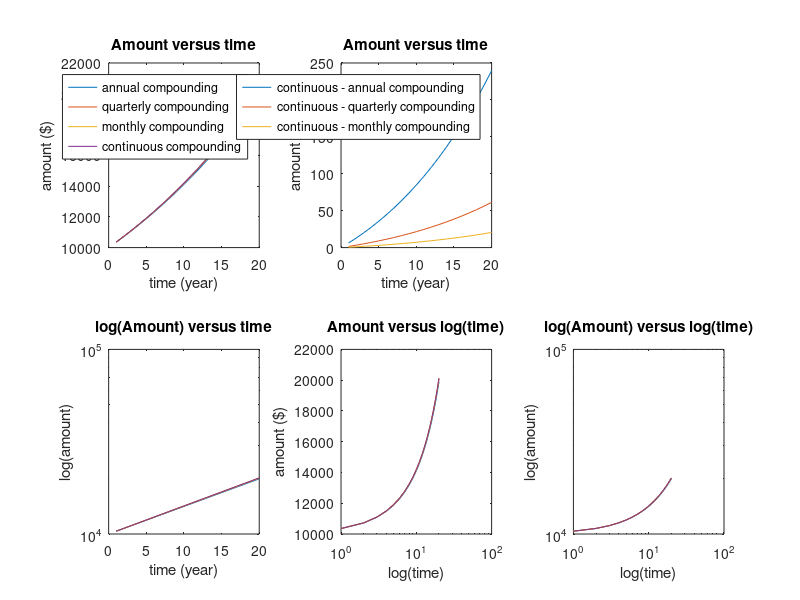

Reproduce this figure in MATLAB.
clear

P = 10000.0
r = 0.035
%n = [1.0,4.0,12.0];
t = [1:20];

%V = @(p) (m.*R.*T ./ p); fplot(p,[20,100])
%.^(n.*t);fplot(t,[1,20])

t = [1:20];

A_cont = P.*exp(r.*t);

n = 1;
A_1 = (P.*(1+(r./n)).^(n.*t));

n = 4;
A_4 = (P.*(1+(r./n)).^(n.*t));

n = 12;
A_12 = (P.*(1+(r./n)).^(n.*t));

subplot(2,3,1)
plot(t,A_1,t,A_4,t,A_12,t,A_cont);

xlabel('time (year)');
ylabel('amount ($)');
title('Amount versus time');
legend('annual compounding','quarterly compounding','monthly compounding', 'continuous compounding');
axis([0 20 10000 22000]);

% another subplot
subplot(2,3,2)
plot(t,A_cont-A_1,t,A_cont-A_4,t,A_cont-A_12);
xlabel('time (year)');
ylabel('amount ($)');
title('Amount versus time');
legend('continuous - annual compounding','continuous - quarterly compounding','continuous - monthly compounding');
axis([0 20 0 250]);

%redo a, only semilogy gives straight line
subplot(2,3,4);
semilogy(t,A_1,t,A_4,t,A_12,t,A_cont);
xlabel('time (year)');
ylabel('log(amount)');
title('log(Amount) versus time');
subplot(2,3,5);
semilogx(t,A_1,t,A_4,t,A_12,t,A_cont);
xlabel('log(time)');
ylabel('amount ($)');
title('Amount versus log(time)');
subplot(2,3,6);
loglog(t,A_1,t,A_4,t,A_12,t,A_cont);
xlabel('log(time)');
ylabel('log(amount)');
title('log(Amount) versus log(time)');